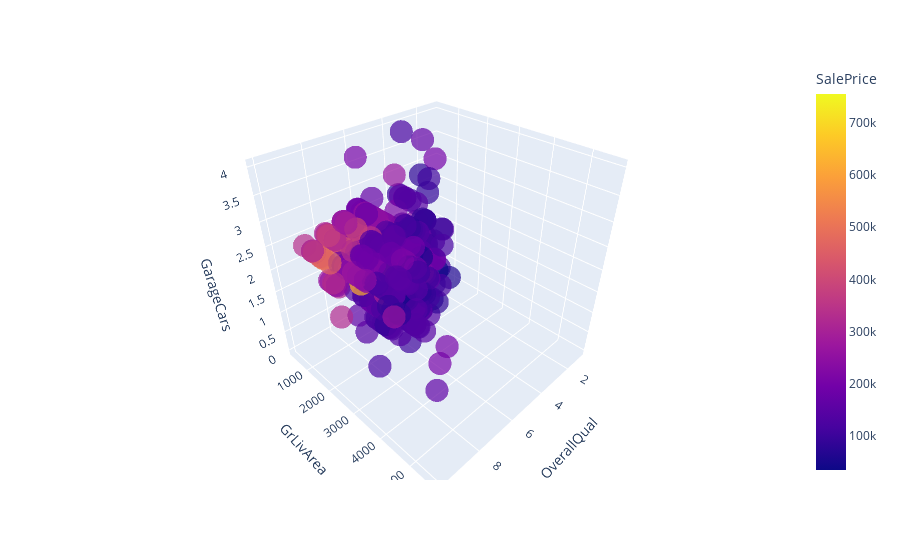

Here is the notebook cell this chart was saved with:
### Code cell
# 3D scatter plot of the most correlated features with SalePrice with plotly 
fig = px.scatter_3d(df, x="OverallQual", y="GrLivArea", z="GarageCars", color="SalePrice", opacity=0.7)
fig.show()

### Figure 1 — Plotly figure (JSON) as saved in the notebook; plotly's stock layout.template omitted (floating-point values rounded to 4 significant figures; data arrays with more than 128 entries replaced by an {"elided": "..."} marker saying what was removed)
{"data": [{"hovertemplate": "OverallQual=%{x}<br>GrLivArea=%{y}<br>GarageCars=%{z}<br>SalePrice=%{marker.color}<extra></extra>", "legendgroup": "", "marker": {"color": {"elided": "1460 int values"}, "coloraxis": "coloraxis", "opacity": 0.7, "symbol": "circle"}, "mode": "markers", "name": "", "scene": "scene", "showlegend": false, "type": "scatter3d", "x": {"elided": "1460 int values"}, "y": {"elided": "1460 int values"}, "z": {"elided": "1460 int values"}}], "layout": {"coloraxis": {"colorbar": {"title": {"text": "SalePrice"}}, "colorscale": [[0, "#0d0887"], [0.1111, "#46039f"], [0.2222, "#7201a8"], [0.3333, "#9c179e"], [0.4444, "#bd3786"], [0.5556, "#d8576b"], [0.6667, "#ed7953"], [0.7778, "#fb9f3a"], [0.8889, "#fdca26"], [1, "#f0f921"]]}, "legend": {"tracegroupgap": 0}, "margin": {"t": 60}, "scene": {"domain": {"x": [0, 1], "y": [0, 1]}, "xaxis": {"title": {"text": "OverallQual"}}, "yaxis": {"title": {"text": "GrLivArea"}}, "zaxis": {"title": {"text": "GarageCars"}}}}}
